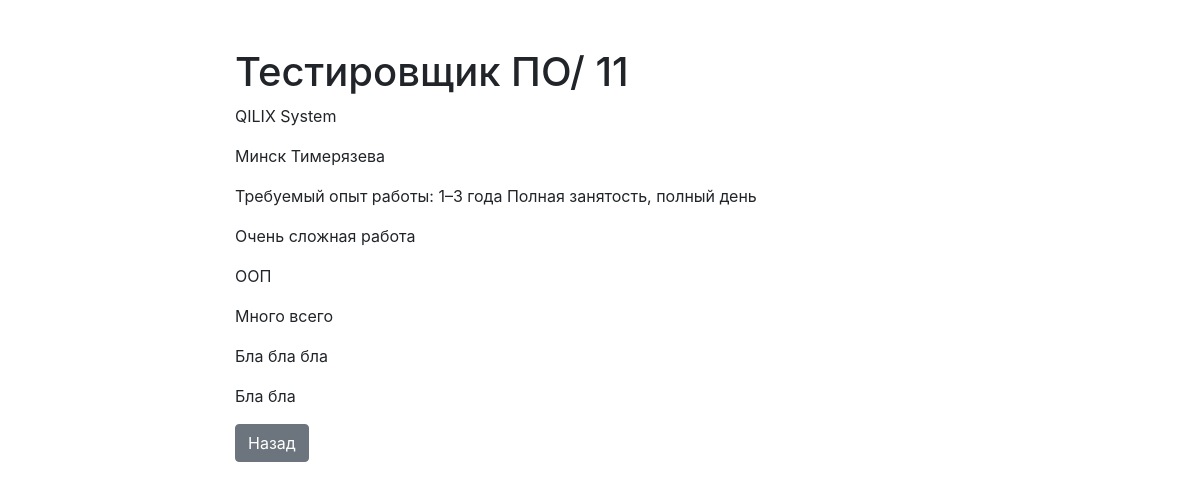
Page /client/vacancy/Tester3/ on the committed database.
### client/models.py (models this page shows, shortened)
class Vacancy(models.Model):
    state = models.CharField(max_length=100)
    slug = models.SlugField(max_length=100, unique=True)
    salary = models.CharField(max_length=20)
    organization = models.CharField(max_length=100)
    address = models.CharField(max_length=200, null=True)
    employment = models.CharField(max_length=100, null=True)
    description = models.TextField(max_length=1000)
    skills = models.CharField(max_length=100, null=True)
    requirements = models.TextField(max_length=1000, null=True)
    duties = models.TextField(max_length=1000, null=True)
    conditions = models.TextField(max_length=1000, null=True)

### client/views.py (the view)
# urls.py: path('vacancy/<str:slug>/', vacancy_detail, name='vacancy_detail_url'),
def vacancy_detail(request, slug):
    vacancy = Vacancy.objects.get(slug__iexact=slug)
    return render(request, 'client/vacancy_detail.html', context={'vacancy': vacancy})

### client/templates/client/vacancy_detail.html (shortened to what this page needs)
{% extends 'client/base.html' %}
{% block content %}
    <h1 class="mt-5">
        {{ vacancy.state }}
    </h1>
    <p>
        {{ vacancy.organization }}
    </p>
    <p>
        {{ vacancy.address }}
    </p>
    <p>
        {{ vacancy.employment }}
    </p>
    <p>
        {{ vacancy.description }}
    </p>
    <p>
        {{ vacancy.skills }}
    </p>
    <p>
        {{ vacancy.requirements }}
    </p>
    <p>
        {{ vacancy.duties }}
    </p>
    <p>
        {{ vacancy.conditions }}
    </p>
    <a href="{% url 'vacancies_list' %}" class="btn btn-secondary">Назад</a>
{% endblock %}

### rows in the picture
Vacancy: state "Тестировщик ПО/ 11", organization "QILIX System", address "Минск Тимерязева", employment "Требуемый опыт работы: 1–3 года Полная занятость, полный день", description "Очень сложная работа", skills "ООП", requirements "Много всего", duties "Бла бла бла", conditions "Бла бла"
